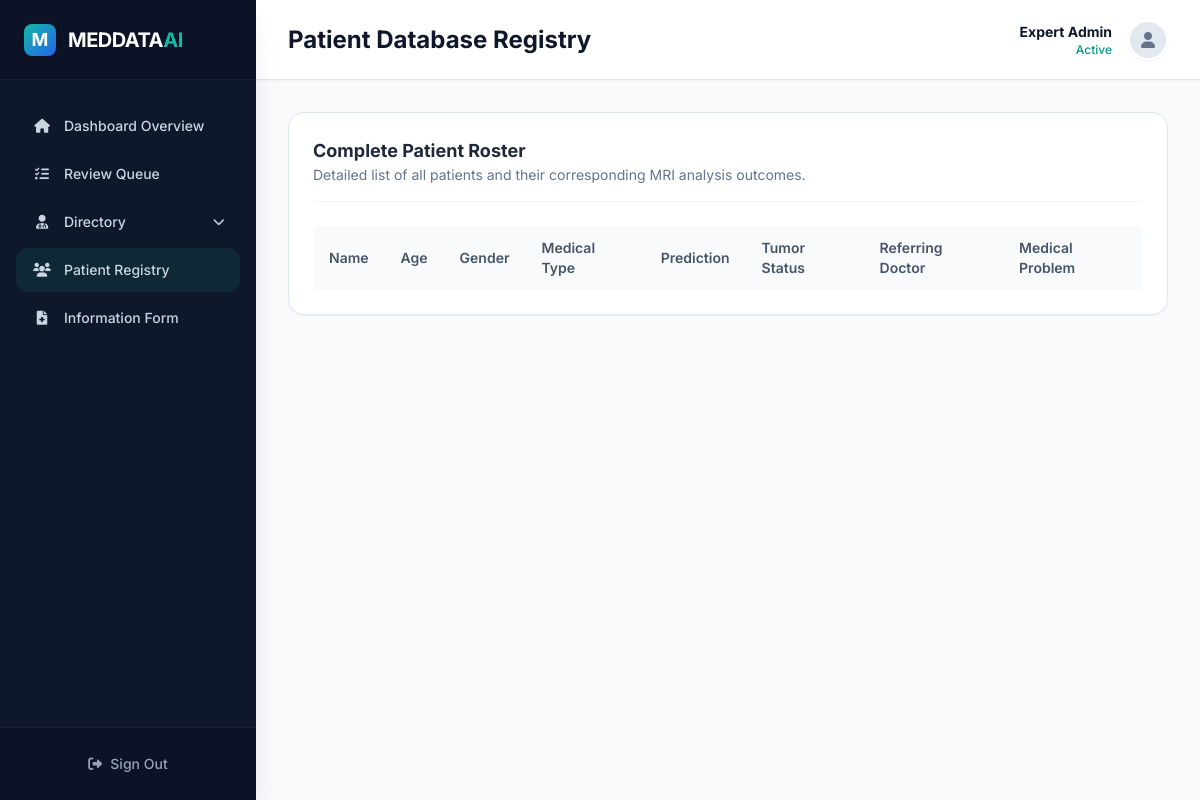
Page /mri/patients/ on the earlier database version.
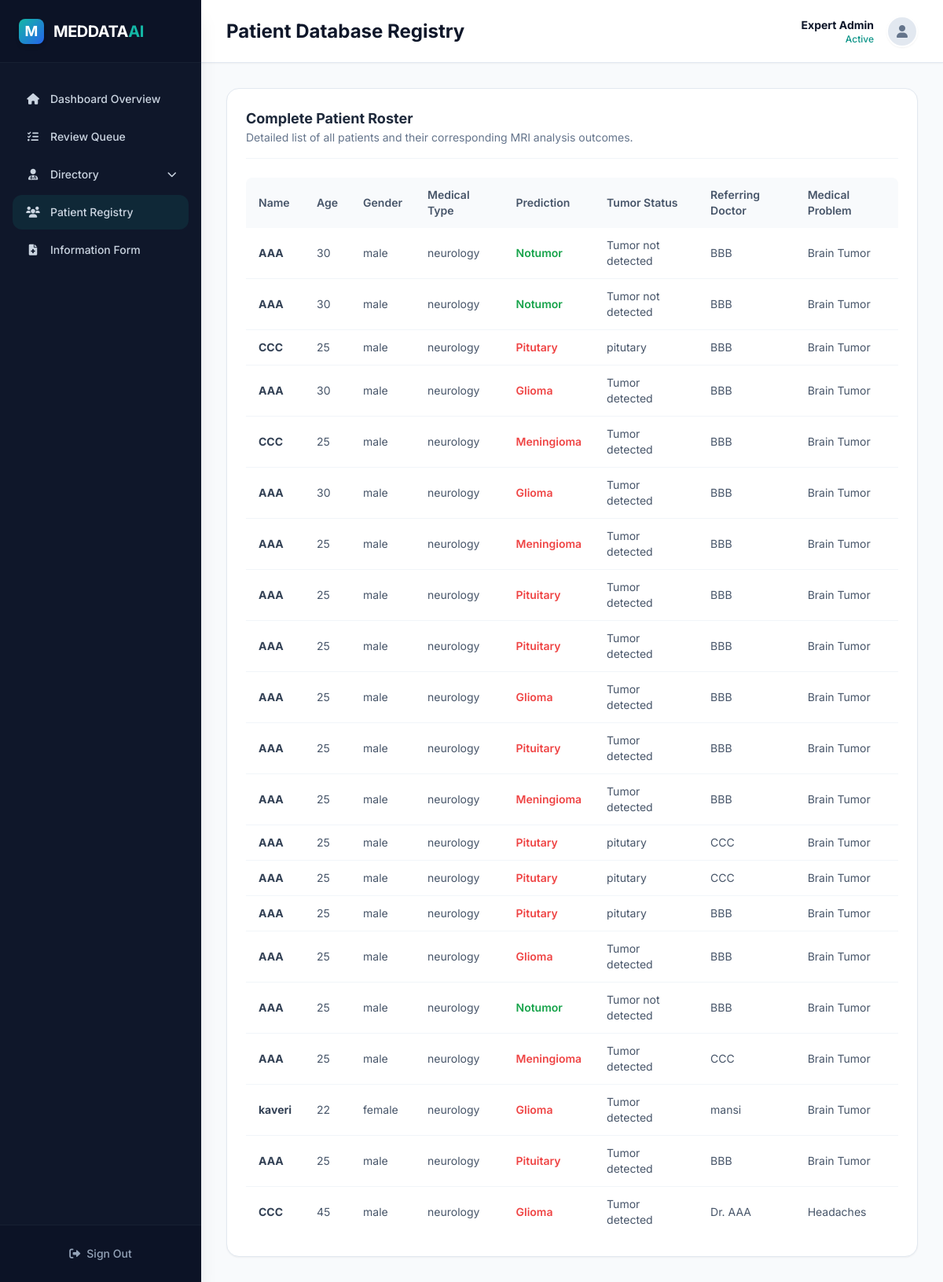
Same page on the later database version.
### mri/models.py (models this page shows, shortened)
class CompleteReview(models.Model):
    patient_name = models.CharField(max_length=100)
    patient_age = models.IntegerField()
    gender = models.CharField(max_length=10)
    patient_mobile = models.CharField(max_length=15)
    patient_email = models.EmailField()
    prediction = models.CharField(max_length=100)
    tumor_status = models.CharField(max_length=100)
    doctor_name = models.CharField(max_length=100)
    medical_type = models.CharField(max_length=255)
    medical_problem = models.TextField()
    recommendation = models.TextField(blank=True, null=True)
    precaution = models.TextField(blank=True, null=True)
    mri_image = models.ImageField(upload_to='mri_completed/', null=True, blank=True)

### mri/views.py (the view)
# urls.py: path('patients/', views.patient_list, name='patient_list'),
def patient_list(request):
    reviews = CompleteReview.objects.all()
    return render(request, 'mri/patient_list.html', {'reviews': reviews})

### mri/templates/mri/patient_list.html (shortened to what this page needs)
{% load static %}
<!DOCTYPE html>
<html lang="en">
<head>
    <script src="https://cdn.tailwindcss.com"></script>
    <link href="https://cdnjs.cloudflare.com/ajax/libs/font-awesome/6.0.0-beta3/css/all.min.css" rel="stylesheet">
    <link rel="stylesheet" href="https://cdn.datatables.net/1.13.4/css/jquery.dataTables.min.css">
    <link rel="stylesheet" href="https://cdn.datatables.net/buttons/2.4.1/css/buttons.dataTables.min.css">
</head>
<body class="font-sans antialiased bg-slate-50 text-slate-800 flex h-screen overflow-hidden">
    <aside
        class="w-64 bg-slate-900 text-slate-300 flex flex-col transition-all duration-300 z-20 flex-shrink-0 relative shadow-xl">
        <div class="h-20 flex items-center px-6 border-b border-slate-800/60 bg-slate-950/20">
            <div
                class="w-8 h-8 rounded-lg bg-gradient-to-br from-brand-500 to-blue-600 flex items-center justify-center text-white font-bold text-lg shadow-md mr-3">
                M
            </div>
            <a href="{% url 'expertdashboard' %}" class="text-xl font-bold tracking-tight text-white">
                MEDDATA<span class="text-brand-500">AI</span>
            </a>
        </div>
        <nav class="flex-grow overflow-y-auto py-6 px-4 space-y-1 custom-scrollbar">
            <a href="{% url 'expertdashboard' %}"
                class="flex items-center px-4 py-3 text-sm font-medium rounded-xl text-slate-300 hover:bg-slate-800 hover:text-white transition-colors">
                <i class="fas fa-home w-5 mr-3 text-center"></i> Dashboard Overview
            </a>
            <a href="{% url 'checkings' %}"
                class="flex items-center px-4 py-3 text-sm font-medium rounded-xl text-slate-300 hover:bg-slate-800 hover:text-white transition-colors">
                <i class="fas fa-tasks w-5 mr-3 text-center"></i> Review Queue
            </a>
            <div class="space-y-1">
                <button type="button" onclick="toggleDropdown('doctors-menu')"
                    class="w-full flex items-center justify-between px-4 py-3 text-sm font-medium rounded-xl text-slate-300 hover:bg-slate-800 hover:text-white transition-colors">
                    <div class="flex items-center">
                        <i class="fas fa-user-md w-5 mr-3 text-center"></i> Directory
                    </div>
                    <i class="fas fa-chevron-down text-xs transition-transform duration-200" id="doctors-menu-icon"></i>
                </button>
            </div>
            <a href="{% url 'patient_list' %}"
                class="flex items-center px-4 py-3 text-sm font-medium rounded-xl bg-brand-500/10 text-brand-400">
                <i class="fas fa-users w-5 mr-3 text-center"></i> Patient Registry
            </a>
            <a href="{% url 'infoform' %}"
                class="flex items-center px-4 py-3 text-sm font-medium rounded-xl text-slate-300 hover:bg-slate-800 hover:text-white transition-colors">
                <i class="fas fa-file-medical w-5 mr-3 text-center"></i> Information Form
            </a>
        </nav>
        <div class="p-4 border-t border-slate-800/60 bg-slate-950/20">
            <a href="{% url 'dashboard' %}"
                class="flex items-center justify-center px-4 py-2.5 text-sm font-medium rounded-lg text-slate-400 hover:text-white hover:bg-red-500/10 hover:text-red-400 transition-colors w-full group">
                <i class="fas fa-sign-out-alt mr-2 group-hover:-translate-x-1 transition-transform"></i> Sign Out
            </a>
        </div>
    </aside>
    <main class="flex-grow flex flex-col min-w-0 bg-slate-50 overflow-y-auto">
        <header class="h-20 flex-shrink-0 bg-white border-b border-slate-200 flex items-center justify-between px-8 sticky top-0 z-10 shadow-sm">
            <div>
                <h1 class="text-2xl font-bold text-slate-900">Patient Database Registry</h1>
            </div>
            <div class="flex items-center gap-4">
                <div class="hidden md:flex flex-col text-right">
                    <span class="text-sm font-bold text-slate-900">Expert Admin</span>
                    <span class="text-xs font-medium text-brand-600">Active</span>
                </div>
                <div class="w-10 h-10 rounded-full bg-slate-200 border-2 border-white shadow-sm flex items-center justify-center text-slate-500 overflow-hidden">
                    <i class="fas fa-user"></i>
                </div>
            </div>
        </header>
        <div class="p-8 max-w-full lg:max-w-7xl w-full animate-fade-in-up">
            {% block content %}
            <div class="bg-white rounded-2xl p-6 shadow-sm border border-slate-200">
                <div class="mb-6 border-b border-slate-100 pb-4">
                    <h2 class="text-lg font-bold text-slate-800">Complete Patient Roster</h2>
                    <p class="text-sm text-slate-500">Detailed list of all patients and their corresponding MRI analysis
                        outcomes.</p>
                </div>
                <table id="patientTable" class="display nowrap w-full" style="width:100%">
                    <thead class="bg-slate-50 text-slate-600 text-sm">
                        <tr>
                            <th class="text-left font-semibold py-3 px-4 rounded-tl-lg">Name</th>
                            <th class="text-left font-semibold py-3 px-4">Age</th>
                            <th class="text-left font-semibold py-3 px-4">Gender</th>
                            <th class="text-left font-semibold py-3 px-4">Medical Type</th>
                            <th class="text-left font-semibold py-3 px-4">Prediction</th>
                            <th class="text-left font-semibold py-3 px-4">Tumor Status</th>
                            <th class="text-left font-semibold py-3 px-4">Referring Doctor</th>
                            <th class="text-left font-semibold py-3 px-4 rounded-tr-lg">Medical Problem</th>
                        </tr>
                    </thead>
                    <tbody class="text-slate-700 text-sm">
                        {% for review in reviews %}
                        <tr class="hover:bg-slate-50 transition-colors border-b border-slate-100 last:border-0">
                            <td class="py-3 px-4 font-bold">{{ review.patient_name }}</td>
                            <td class="py-3 px-4 text-slate-600">{{ review.patient_age }}</td>
                            <td class="py-3 px-4 text-slate-600">{{ review.gender }}</td>
                            <td class="py-3 px-4 text-slate-600">{{ review.medical_type }}</td>
                            <td
                                class="py-3 px-4 font-semibold capitalize {% if review.prediction == 'notumor' %}text-green-600{% else %}text-red-500{% endif %}">
                                {{ review.prediction }}
                            </td>
                            <td class="py-3 px-4 text-slate-600">{{ review.tumor_status }}</td>
                            <td class="py-3 px-4 text-slate-600">{{ review.doctor_name }}</td>
                            <td class="py-3 px-4 text-slate-600 truncate max-w-[200px]"
                                title="{{ review.medical_problem }}">{{ review.medical_problem }}</td>
                        </tr>
                        {% endfor %}
                    </tbody>
                </table>
            </div>
            {% endblock %}
        </div>
    </main>
</body>
</html>

### mri/templates/mri/patient_list.html (style rules this page uses)
body { background-color: #f8fafc; }

Differences in the rows shown:
added CompleteReview: patient_name "AAA", patient_age "30", gender "male", medical_type "neurology", prediction "Notumor", tumor_status "Tumor not detected", doctor_name "BBB", medical_problem "Brain Tumor"
added CompleteReview: patient_name "AAA", patient_age "30", gender "male", medical_type "neurology", prediction "Notumor", tumor_status "Tumor not detected", doctor_name "BBB", medical_problem "Brain Tumor"
added CompleteReview: patient_name "CCC", patient_age "25", gender "male", medical_type "neurology", prediction "Pitutary", tumor_status "pitutary", doctor_name "BBB", medical_problem "Brain Tumor"
added CompleteReview: patient_name "AAA", patient_age "30", gender "male", medical_type "neurology", prediction "Glioma", tumor_status "Tumor detected", doctor_name "BBB", medical_problem "Brain Tumor"
added CompleteReview: patient_name "CCC", patient_age "25", gender "male", medical_type "neurology", prediction "Meningioma", tumor_status "Tumor detected", doctor_name "BBB", medical_problem "Brain Tumor"
added CompleteReview: patient_name "AAA", patient_age "30", gender "male", medical_type "neurology", prediction "Glioma", tumor_status "Tumor detected", doctor_name "BBB", medical_problem "Brain Tumor"
added CompleteReview: patient_name "AAA", patient_age "25", gender "male", medical_type "neurology", prediction "Meningioma", tumor_status "Tumor detected", doctor_name "BBB", medical_problem "Brain Tumor"
added CompleteReview: patient_name "AAA", patient_age "25", gender "male", medical_type "neurology", prediction "Pituitary", tumor_status "Tumor detected", doctor_name "BBB", medical_problem "Brain Tumor"
added CompleteReview: patient_name "AAA", patient_age "25", gender "male", medical_type "neurology", prediction "Pituitary", tumor_status "Tumor detected", doctor_name "BBB", medical_problem "Brain Tumor"
added CompleteReview: patient_name "AAA", patient_age "25", gender "male", medical_type "neurology", prediction "Glioma", tumor_status "Tumor detected", doctor_name "BBB", medical_problem "Brain Tumor"
added CompleteReview: patient_name "AAA", patient_age "25", gender "male", medical_type "neurology", prediction "Pituitary", tumor_status "Tumor detected", doctor_name "BBB", medical_problem "Brain Tumor"
added CompleteReview: patient_name "AAA", patient_age "25", gender "male", medical_type "neurology", prediction "Meningioma", tumor_status "Tumor detected", doctor_name "BBB", medical_problem "Brain Tumor"
added CompleteReview: patient_name "AAA", patient_age "25", gender "male", medical_type "neurology", prediction "Pitutary", tumor_status "pitutary", doctor_name "CCC", medical_problem "Brain Tumor"
added CompleteReview: patient_name "AAA", patient_age "25", gender "male", medical_type "neurology", prediction "Pitutary", tumor_status "pitutary", doctor_name "CCC", medical_problem "Brain Tumor"
added CompleteReview: patient_name "AAA", patient_age "25", gender "male", medical_type "neurology", prediction "Pitutary", tumor_status "pitutary", doctor_name "BBB", medical_problem "Brain Tumor"
added CompleteReview: patient_name "AAA", patient_age "25", gender "male", medical_type "neurology", prediction "Glioma", tumor_status "Tumor detected", doctor_name "BBB", medical_problem "Brain Tumor"
added CompleteReview: patient_name "AAA", patient_age "25", gender "male", medical_type "neurology", prediction "Notumor", tumor_status "Tumor not detected", doctor_name "BBB", medical_problem "Brain Tumor"
added CompleteReview: patient_name "AAA", patient_age "25", gender "male", medical_type "neurology", prediction "Meningioma", tumor_status "Tumor detected", doctor_name "CCC", medical_problem "Brain Tumor"
added CompleteReview: patient_name "kaveri", patient_age "22", gender "female", medical_type "neurology", prediction "Glioma", tumor_status "Tumor detected", doctor_name "mansi", medical_problem "Brain Tumor"
added CompleteReview: patient_name "AAA", patient_age "25", gender "male", medical_type "neurology", prediction "Pituitary", tumor_status "Tumor detected", doctor_name "BBB", medical_problem "Brain Tumor"
added CompleteReview: patient_name "CCC", patient_age "45", gender "male", medical_type "neurology", prediction "Glioma", tumor_status "Tumor detected", doctor_name "Dr. AAA", medical_problem "Headaches"
